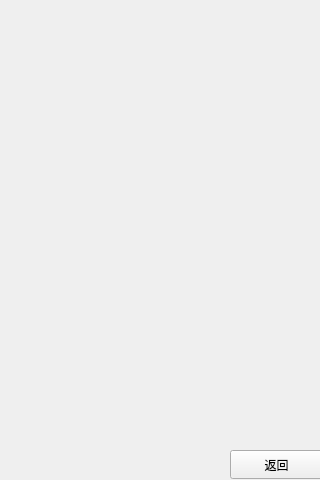
<?xml version="1.0" encoding="UTF-8"?>
<ui version="4.0">
 <class>twozerofoureight</class>
 <widget class="QWidget" name="twozerofoureight">
  <property name="geometry">
   <rect>
    <x>0</x>
    <y>0</y>
    <width>320</width>
    <height>480</height>
   </rect>
  </property>
  <property name="windowTitle">
   <string>Form</string>
  </property>
  <widget class="QPushButton" name="pushButton">
   <property name="geometry">
    <rect>
     <x>230</x>
     <y>450</y>
     <width>93</width>
     <height>29</height>
    </rect>
   </property>
   <property name="text">
    <string>返回</string>
   </property>
  </widget>
 </widget>
 <resources/>
 <connections/>
</ui>
